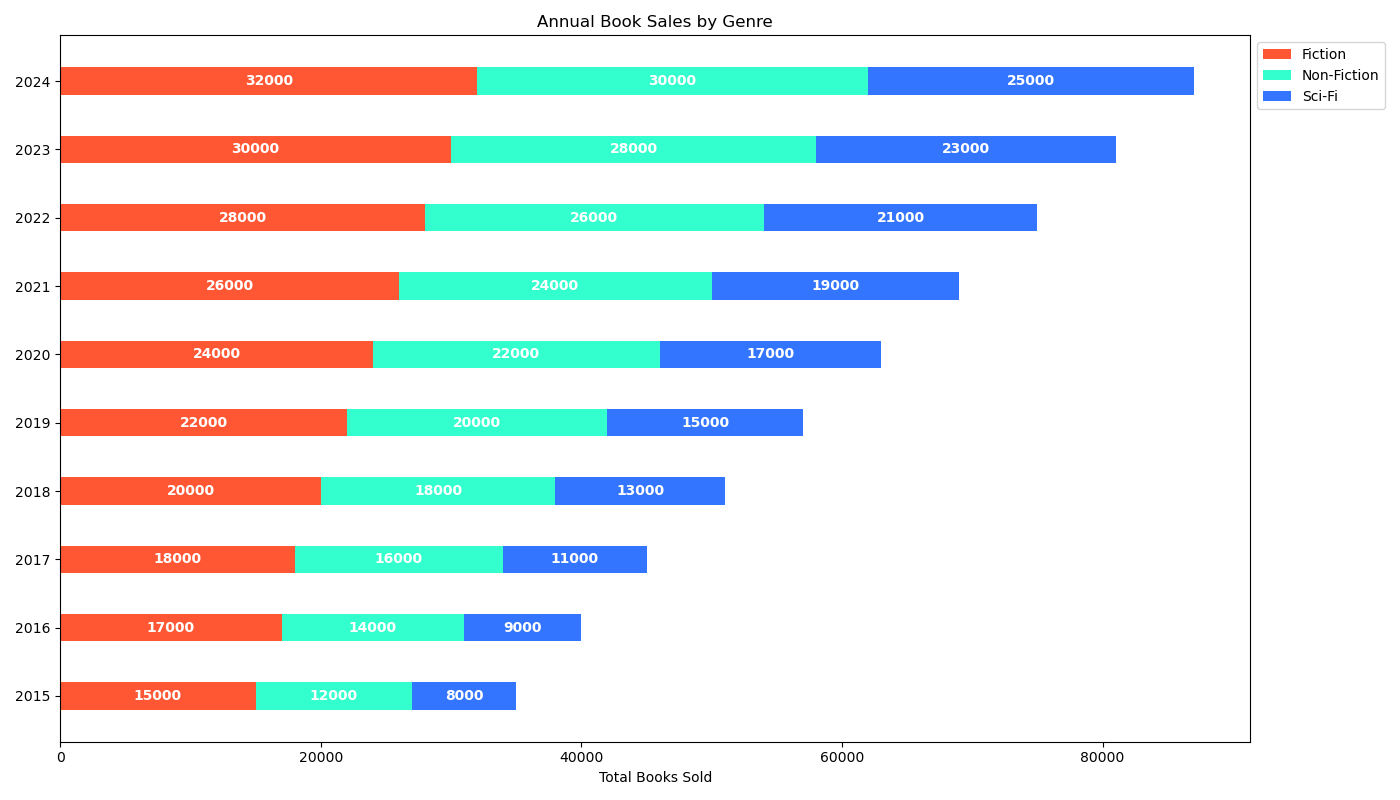

Generate this figure with Python:

import matplotlib.pyplot as plt

# Data
years = ['2015', '2016', '2017', '2018', '2019', '2020', '2021', '2022', '2023', '2024']
fiction_sales = [15000, 17000, 18000, 20000, 22000, 24000, 26000, 28000, 30000, 32000]
non_fiction_sales = [12000, 14000, 16000, 18000, 20000, 22000, 24000, 26000, 28000, 30000]
sci_fi_sales = [8000, 9000, 11000, 13000, 15000, 17000, 19000, 21000, 23000, 25000]

# Plot
fig, ax = plt.subplots(figsize=(14, 8))  # Change the figure size

bar_height = 0.4  # Change the bar height for a horizontal bar chart

bar_fiction = ax.barh(years, fiction_sales, height=bar_height, color='#FF5733', label='Fiction')
bar_non_fiction = ax.barh(years, non_fiction_sales, height=bar_height, left=fiction_sales, color='#33FFCE', label='Non-Fiction')
bar_sci_fi = ax.barh(years, sci_fi_sales, height=bar_height, left=[i+j for i,j in zip(fiction_sales, non_fiction_sales)], color='#3375FF', label='Sci-Fi')

# Add some text for labels, title, and custom y-axis tick labels, etc.
ax.set_xlabel('Total Books Sold')
ax.set_title('Annual Book Sales by Genre')
ax.set_yticks(range(len(years)))
ax.set_yticklabels(years)
ax.legend(loc='upper left', bbox_to_anchor=(1,1))

# Add numerical labels to each bar segment
for i in range(len(years)):
    ax.text(fiction_sales[i] / 2, i, str(fiction_sales[i]), va='center', ha='center', color='white', fontweight='bold')
    ax.text(fiction_sales[i] + (non_fiction_sales[i] / 2), i, str(non_fiction_sales[i]), va='center', ha='center', color='white', fontweight='bold')
    ax.text(fiction_sales[i] + non_fiction_sales[i] + (sci_fi_sales[i] / 2), i, str(sci_fi_sales[i]), va='center', ha='center', color='white', fontweight='bold')

# Show the figure
plt.tight_layout()
plt.show()
